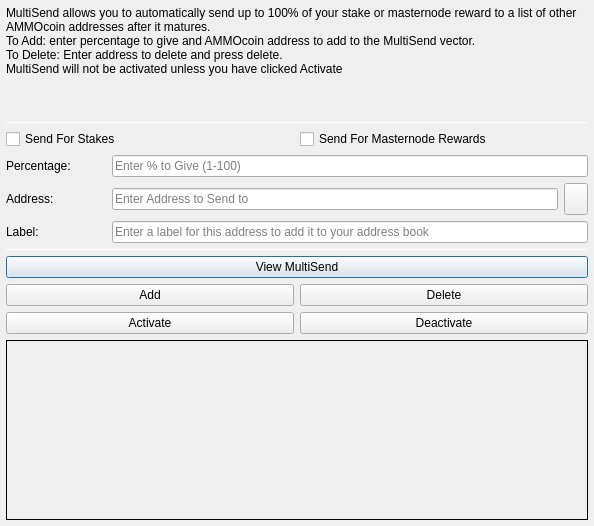
<?xml version="1.0" encoding="UTF-8"?>
<ui version="4.0">
 <class>MultiSendDialog</class>
 <widget class="QDialog" name="MultiSendDialog">
  <property name="windowModality">
   <enum>Qt::NonModal</enum>
  </property>
  <property name="geometry">
   <rect>
    <x>0</x>
    <y>0</y>
    <width>594</width>
    <height>526</height>
   </rect>
  </property>
  <property name="windowTitle">
   <string>MultiSend</string>
  </property>
  <layout class="QVBoxLayout" name="verticalLayout" stretch="0">
   <property name="margin">
    <number>6</number>
   </property>
   <item>
    <layout class="QVBoxLayout" name="verticalLayout_Main" stretch="1,1,1,0,1,1,1">
     <item>
      <widget class="QLabel" name="label_2">
       <property name="lineWidth">
        <number>1</number>
       </property>
       <property name="text">
        <string>MultiSend allows you to automatically send up to 100% of your stake or masternode reward to a list of other AMMOcoin addresses after it matures.
To Add: enter percentage to give and AMMOcoin address to add to the MultiSend vector.
To Delete: Enter address to delete and press delete.
MultiSend will not be activated unless you have clicked Activate</string>
       </property>
       <property name="alignment">
        <set>Qt::AlignLeading|Qt::AlignLeft|Qt::AlignTop</set>
       </property>
       <property name="wordWrap">
        <bool>true</bool>
       </property>
      </widget>
     </item>
     <item>
      <widget class="Line" name="line">
       <property name="minimumSize">
        <size>
         <width>0</width>
         <height>1</height>
        </size>
       </property>
       <property name="maximumSize">
        <size>
         <width>16777215</width>
         <height>1</height>
        </size>
       </property>
       <property name="orientation">
        <enum>Qt::Horizontal</enum>
       </property>
      </widget>
     </item>
     <item>
      <layout class="QVBoxLayout" name="verticalLayout_Settings">
       <item>
        <layout class="QHBoxLayout" name="horizontalLayout">
         <item>
          <widget class="QCheckBox" name="multiSendStakeCheckBox">
           <property name="text">
            <string>Send For Stakes</string>
           </property>
          </widget>
         </item>
         <item>
          <widget class="QCheckBox" name="multiSendMasternodeCheckBox">
           <property name="text">
            <string>Send For Masternode Rewards</string>
           </property>
          </widget>
         </item>
        </layout>
       </item>
       <item>
        <layout class="QHBoxLayout" name="horizontalLayout_6">
         <item>
          <widget class="QLabel" name="label">
           <property name="minimumSize">
            <size>
             <width>100</width>
             <height>0</height>
            </size>
           </property>
           <property name="toolTip">
            <string>Percentage of stake to send</string>
           </property>
           <property name="text">
            <string>Percentage:</string>
           </property>
          </widget>
         </item>
         <item>
          <widget class="QLineEdit" name="multiSendPercentEdit">
           <property name="toolTip">
            <string>Enter whole numbers 1 - 100</string>
           </property>
           <property name="placeholderText">
            <string>Enter % to Give (1-100)</string>
           </property>
          </widget>
         </item>
        </layout>
       </item>
       <item>
        <layout class="QHBoxLayout" name="horizontalLayout_7">
         <item>
          <widget class="QLabel" name="label_5">
           <property name="minimumSize">
            <size>
             <width>100</width>
             <height>0</height>
            </size>
           </property>
           <property name="toolTip">
            <string>Address to send portion of stake to</string>
           </property>
           <property name="text">
            <string>Address:</string>
           </property>
          </widget>
         </item>
         <item>
          <widget class="QLineEdit" name="multiSendAddressEdit">
           <property name="toolTip">
            <string/>
           </property>
           <property name="placeholderText">
            <string>Enter Address to Send to</string>
           </property>
          </widget>
         </item>
         <item>
          <widget class="QToolButton" name="addressBookButton">
           <property name="maximumSize">
            <size>
             <width>16777215</width>
             <height>32</height>
            </size>
           </property>
           <property name="toolTip">
            <string>Choose an address from the address book</string>
           </property>
           <property name="text">
            <string/>
           </property>
           <property name="icon">
            <iconset resource="../ammocoin.qrc">
             <normaloff>:/icons/address-book</normaloff>:/icons/address-book</iconset>
           </property>
           <property name="shortcut">
            <string>Alt+A</string>
           </property>
          </widget>
         </item>
        </layout>
       </item>
      </layout>
     </item>
     <item>
      <layout class="QHBoxLayout" name="horizontalLayout_3">
       <item>
        <widget class="QLabel" name="label_3">
         <property name="minimumSize">
          <size>
           <width>100</width>
           <height>0</height>
          </size>
         </property>
         <property name="text">
          <string>Label:</string>
         </property>
        </widget>
       </item>
       <item>
        <widget class="QLineEdit" name="labelAddressLabelEdit">
         <property name="placeholderText">
          <string>Enter a label for this address to add it to your address book</string>
         </property>
        </widget>
       </item>
      </layout>
     </item>
     <item>
      <widget class="Line" name="line_2">
       <property name="minimumSize">
        <size>
         <width>0</width>
         <height>1</height>
        </size>
       </property>
       <property name="maximumSize">
        <size>
         <width>16777215</width>
         <height>1</height>
        </size>
       </property>
       <property name="orientation">
        <enum>Qt::Horizontal</enum>
       </property>
      </widget>
     </item>
     <item>
      <layout class="QVBoxLayout" name="verticalLayout_Buttons">
       <item>
        <layout class="QHBoxLayout" name="horizontalLayout_4">
         <item>
          <widget class="QPushButton" name="viewButton">
           <property name="toolTip">
            <string/>
           </property>
           <property name="statusTip">
            <string>View MultiSend Vector</string>
           </property>
           <property name="text">
            <string>View MultiSend</string>
           </property>
          </widget>
         </item>
        </layout>
       </item>
       <item>
        <layout class="QHBoxLayout" name="horizontalLayout_2">
         <item>
          <widget class="QPushButton" name="addButton">
           <property name="toolTip">
            <string/>
           </property>
           <property name="statusTip">
            <string>Add to MultiSend Vector</string>
           </property>
           <property name="text">
            <string>Add</string>
           </property>
          </widget>
         </item>
         <item>
          <widget class="QPushButton" name="deleteButton">
           <property name="toolTip">
            <string/>
           </property>
           <property name="statusTip">
            <string>Delete Address From MultiSend Vector</string>
           </property>
           <property name="text">
            <string>Delete</string>
           </property>
          </widget>
         </item>
        </layout>
       </item>
       <item>
        <layout class="QHBoxLayout" name="horizontalLayout_5">
         <item>
          <widget class="QPushButton" name="activateButton">
           <property name="statusTip">
            <string>Activate MultiSend</string>
           </property>
           <property name="text">
            <string>Activate</string>
           </property>
          </widget>
         </item>
         <item>
          <widget class="QPushButton" name="disableButton">
           <property name="statusTip">
            <string>Deactivate MultiSend</string>
           </property>
           <property name="text">
            <string>Deactivate</string>
           </property>
          </widget>
         </item>
        </layout>
       </item>
      </layout>
     </item>
     <item>
      <widget class="QLabel" name="message">
       <property name="minimumSize">
        <size>
         <width>0</width>
         <height>180</height>
        </size>
       </property>
       <property name="frameShape">
        <enum>QFrame::Panel</enum>
       </property>
       <property name="frameShadow">
        <enum>QFrame::Plain</enum>
       </property>
       <property name="lineWidth">
        <number>1</number>
       </property>
       <property name="midLineWidth">
        <number>1</number>
       </property>
       <property name="text">
        <string/>
       </property>
       <property name="alignment">
        <set>Qt::AlignLeading|Qt::AlignLeft|Qt::AlignTop</set>
       </property>
       <property name="wordWrap">
        <bool>true</bool>
       </property>
      </widget>
     </item>
    </layout>
   </item>
  </layout>
 </widget>
 <resources>
  <include location="../ammocoin.qrc"/>
 </resources>
 <connections/>
</ui>
